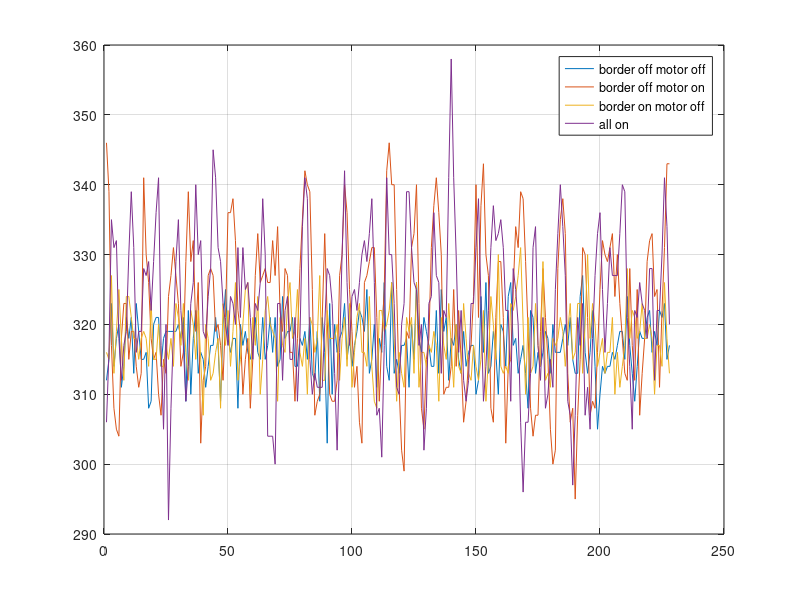
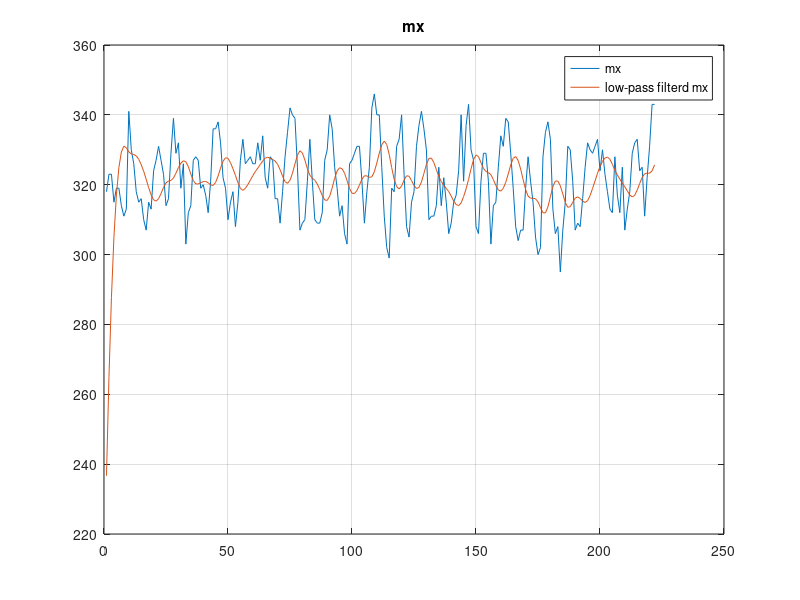
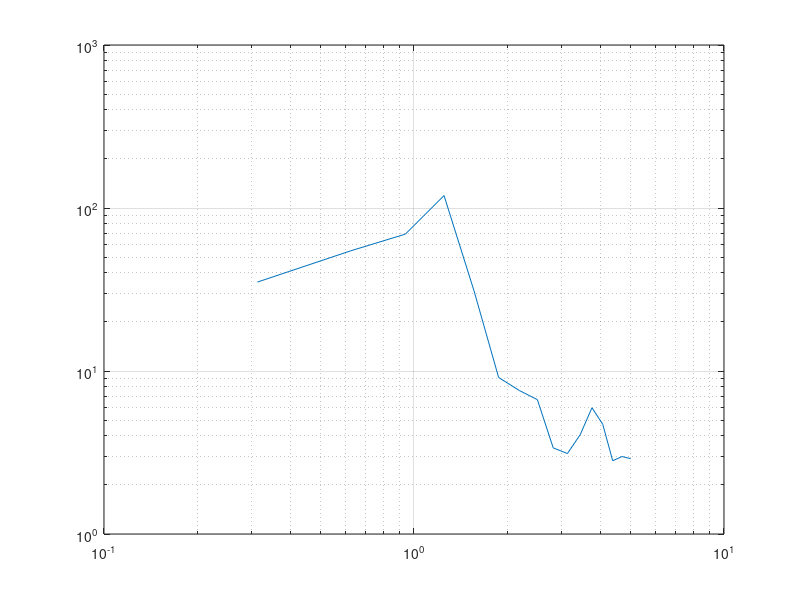

The MATLAB script that drew these images, in order:
clear;clc;close all

load mag_border_motor_test_BSD.mat
len = 228;

figure;
plot(imu_mx_border_off_motor_off(1:len));hold on;plot(imu_mx_border_off_motor_on(1:len));
hold on;plot(imu_mx_border_on_motor_off(1:len));hold on;plot(imu_mx_border_on_motor_on(1:len));
grid on;legend('border off motor off','border off motor on','border on motor off','all on');

% imu_mx_border_off_motor_off = medfilt1(imu_mx_border_off_motor_off,11);
% imu_mx_border_off_motor_on = medfilt1(imu_mx_border_off_motor_on,11);
% imu_mx_border_on_motor_off = medfilt1(imu_mx_border_on_motor_off,11);
% imu_mx_border_on_motor_on = medfilt1(imu_mx_border_on_motor_on,11);

% imu_mx_border_off_motor_off = wden(imu_mx_border_off_motor_off,'heursure','s','sln',6,'db2');
% imu_mx_border_off_motor_on = wden(imu_mx_border_off_motor_on,'heursure','s','sln',6,'db2');
% imu_mx_border_on_motor_off = wden(imu_mx_border_on_motor_off,'heursure','s','sln',6,'db2');
% imu_mx_border_on_motor_on = wden(imu_mx_border_on_motor_on,'heursure','s','sln',6,'db2');
% 
% figure;
% plot(imu_mx_border_off_motor_off(1:len));hold on;plot(imu_mx_border_off_motor_on(1:len));
% hold on;plot(imu_mx_border_on_motor_off(1:len));hold on;plot(imu_mx_border_on_motor_on(1:len));
% grid on;legend('border off motor off','border off motor on','border on motor off','all on');


%%butterworthe
Wn = 1/10;  % normalized cutoff frequency
N = 2;                    % N-order filter
[b,aa] = butter(N,Wn,'low');
imu_mx_lp_border_off_motor_on = filter(b,aa,imu_mx_border_off_motor_on);
figure;
plot(imu_mx_border_off_motor_on(7:len));hold on;plot(imu_mx_lp_border_off_motor_on(7:len));
grid on;title('mx');legend('mx','low-pass filterd mx');
% 
[pxx,f1]=pwelch(imu_mx_border_off_motor_on,[],[],[],10,'onesided');
L = length(imu_mx_border_off_motor_on);
NFFT = 2^nextpow2(L);
Y = fft(imu_mx_border_off_motor_on,NFFT)/L;
f = 10/2*linspace(0,1,NFFT/2+1);
figure;
loglog(f1,pxx);grid on;